Frame 1 (no input): blank canvas, image omitted
Frame 60 (the mouse pressed at the canvas centre just before this capture): blank canvas, image omitted
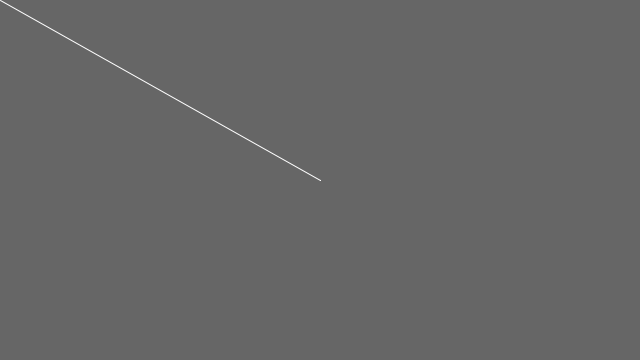
Frame 120 (the mouse held since frame 60 and released just before this capture)

The Processing sketch whose frames 1 and 60 were blank and that drew this single picture after the mouse press (run headless with seeded random() and noise(); from frame 60 on, the mouse is pressed at the canvas centre):

// Processing sketch: ContinuousLines
// ── ContinuousLines.pde
/**
 * Continuous Lines. 
 * 
 * Click and drag the mouse to draw a line. 
 */

void setup() {
  size(640, 360);
  background(102);
}

void draw() {
  stroke(255);
  if (mousePressed == true) {
    line(mouseX, mouseY, pmouseX, pmouseY);
  }
}
